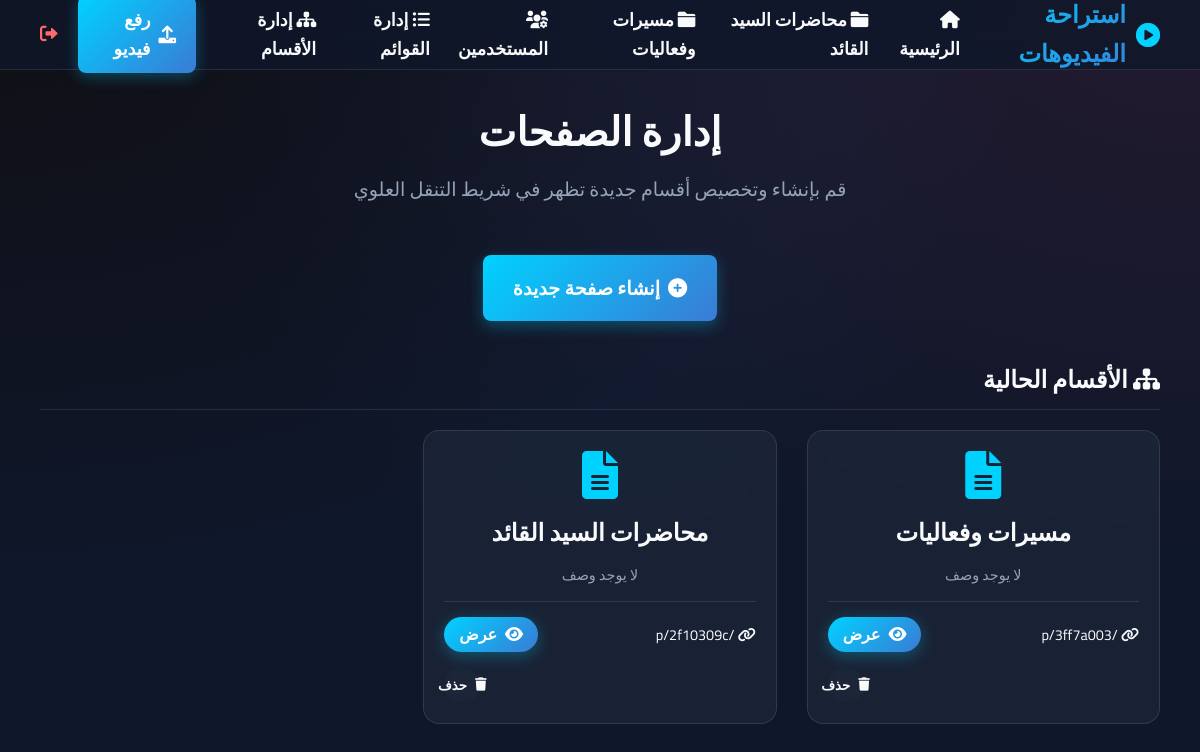
Page /manage_pages (signed in) on the committed database.
### models.py (models this page shows)
class CustomPage(db.Model):
    id = db.Column(db.Integer, primary_key=True)
    name = db.Column(db.String(100), nullable=False)
    slug = db.Column(db.String(100), nullable=False, unique=True)
    description = db.Column(db.Text, nullable=True)
    created_at = db.Column(db.DateTime, default=datetime.utcnow)
    playlists = db.relationship('Playlist', backref='custom_page', lazy=True)

### app.py (the view, shortened to what this page needs)
@app.route('/manage_pages', methods=['GET', 'POST'])
@admin_required
def manage_pages():
    import uuid
    pages = CustomPage.query.order_by(CustomPage.created_at.desc()).all()
    return render_template('manage_pages.html', pages=pages)

### app.py (called while the page is built)
def admin_required(f):
    @wraps(f)
    def decorated_function(*args, **kwargs):
        if not session.get('is_admin'):
            flash('يجب تسجيل الدخول كمسؤول للوصول إلى هذه الصفحة.', 'error')
            return redirect(url_for('login'))
        return f(*args, **kwargs)
    return decorated_function

@app.context_processor
def inject_globals():
    try:
        pages = CustomPage.query.order_by(CustomPage.created_at.asc()).all()
        return dict(custom_pages=pages, is_admin=session.get('is_admin', False))
    except:
        return dict(custom_pages=[], is_admin=False)

### templates/manage_pages.html (shortened to what this page needs)
{% extends "layout.html" %}
{% block content %}
<div class="search-section">
    <h1 class="page-title">إدارة الصفحات</h1>
    <p class="page-subtitle">قم بإنشاء وتخصيص أقسام جديدة تظهر في شريط التنقل العلوي</p>
</div>
<div style="text-align: center; margin-bottom: 40px;">
    <button type="button" class="btn-primary btn-lg" onclick="openCreatePageModal()" style="font-size: 1.2rem; padding: 15px 30px; box-shadow: 0 5px 15px rgba(0, 210, 255, 0.3);">
        <i class="fas fa-plus-circle"></i> إنشاء صفحة جديدة
    </button>
</div>
<h2 style="margin-bottom: 20px; border-bottom: 1px solid var(--glass-border); padding-bottom: 10px;">
    <i class="fas fa-sitemap"></i> الأقسام الحالية
</h2>
<div class="videos-grid">
    {% for page in pages %}
    <div class="video-card" style="padding: 20px; text-align: center; display: flex; flex-direction: column; justify-content: center; min-height: 200px;">
        <i class="fas fa-file-alt" style="font-size: 3rem; color: var(--primary-color); margin-bottom: 15px;"></i>
        <h3 style="font-size: 1.5rem; margin-bottom: 10px;">{{ page.name }}</h3>
        <p style="color: var(--text-muted); font-size: 0.9rem; margin-bottom: 15px;">
            {{ page.description or 'لا يوجد وصف' }}
        </p>
        <div style="margin-top: auto; display: flex; flex-direction: column; gap: 10px; border-top: 1px solid var(--glass-border); padding-top: 15px;">
            <div style="display: flex; justify-content: space-between; align-items: center;">
                <span style="font-size: 0.9rem;"><i class="fas fa-link"></i> /p/{{ page.slug }}</span>
                <a href="{{ url_for('view_page', slug=page.slug) }}" class="btn-primary" style="padding: 5px 15px; border-radius: 20px;">
                    <i class="fas fa-eye"></i> عرض
                </a>
            </div>
            <div style="display: flex; justify-content: flex-end; gap: 5px; margin-top: 5px;">
                <form action="{{ url_for('delete_page', page_id=page.id) }}" method="POST" style="display:inline;" onsubmit="return confirm('هل أنت متأكد من حذف هذه الصفحة نهائياً؟ القوائم المرتبطة بها لن تُحذف، سيتم فك ارتباطها فقط.');">
                    <button type="submit" class="btn-icon" title="حذف الصفحة" style="color: var(--error-color); border: none; background: transparent; padding: 5px; cursor: pointer;"><i class="fas fa-trash"></i> حذف</button>
                </form>
            </div>
        </div>
    </div>
    {% else %}
    <div class="no-videos">
        <i class="fas fa-network-wired"></i>
        <h3>لا توجد أي صفحات مخصصة بعد</h3>
        <p>قم بإنشاء صفحتك الأولى من الزر أعلاه لتظهر في شريط التنقل!</p>
    </div>
    {% endfor %}
</div>
{% endblock %}

### templates/layout.html (shortened to what this page needs)
<!DOCTYPE html>
<html lang="ar" dir="rtl">
<head>
    <link rel="stylesheet" href="{{ url_for('static', filename='css/style.css') }}">
    <link href="https://cdnjs.cloudflare.com/ajax/libs/font-awesome/6.0.0/css/all.min.css" rel="stylesheet">
</head>
<body>
    <nav class="navbar">
        <div class="nav-container">
            <a href="{{ url_for('index') }}" class="logo">
                <i class="fas fa-play-circle"></i> استراحة الفيديوهات
            </a>
            <div class="nav-links">
                <a href="{{ url_for('index') }}" class="nav-link"><i class="fas fa-home"></i> الرئيسية</a>
                {% for page in custom_pages %}
                <a href="{{ url_for('view_page', slug=page.slug) }}" class="nav-link"><i class="fas fa-folder"></i> {{ page.name }}</a>
                {% endfor %}
                {% if is_admin %}
                <a href="{{ url_for('manage_users') }}" class="nav-link"><i class="fas fa-users-cog"></i> المستخدمين</a>
                <a href="{{ url_for('manage_playlists') }}" class="nav-link"><i class="fas fa-list-ul"></i> إدارة القوائم</a>
                <a href="{{ url_for('manage_pages') }}" class="nav-link"><i class="fas fa-sitemap"></i> إدارة الأقسام</a>
                <a href="{{ url_for('upload_video') }}" class="nav-link btn-primary"><i class="fas fa-upload"></i> رفع فيديو</a>
                <a href="{{ url_for('logout') }}" class="nav-link" style="color: #ff6b6b;" title="تسجيل الخروج"><i class="fas fa-sign-out-alt"></i></a>
                {% else %}
                <a href="{{ url_for('login') }}" class="nav-link" title="دخول الإدارة"><i class="fas fa-user-shield"></i></a>
                {% endif %}
            </div>
        </div>
    </nav>
    <div class="container main-content">
        {% block content %}{% endblock %}
    </div>
</body>
</html>

### static/css/style.css (style rules this page uses)
:root { --primary-color: #00d2ff; --secondary-color: #3a7bd5; --dark-bg: #0f172a; --card-bg: rgba(30, 41, 59, 0.7); --text-main: #f8fafc; --text-muted: #94a3b8; --glass-border: rgba(255, 255, 255, 0.1); --glass-shadow: 0 8px 32px 0 rgba(0, 0, 0, 0.37); --danger: #ef4444; --success: #22c55e; }
* { margin: 0; padding: 0; box-sizing: border-box; font-family: 'Cairo', sans-serif; }
body { background-color: var(--dark-bg); background-image: radial-gradient(at 0% 0%, hsla(253, 16%, 7%, 1) 0, transparent 50%), radial-gradient(at 50% 0%, hsla(225, 39%, 30%, 0.2) 0, transparent 50%), radial-gradient(at 100% 0%, hsla(339, 49%, 30%, 0.2) 0, transparent 50%); background-size: cover; background-attachment: fixed; color: var(--text-main); min-height: 100vh; line-height: 1.6; }
h1, h2, h3, h4 { color: var(--text-main); font-weight: 700; }
a { text-decoration: none; color: inherit; transition: all 0.3s ease; }
.container { max-width: 1600px; margin: 0 auto; padding: 0 40px; }
.main-content { padding-top: 100px; padding-bottom: 50px; }
.btn-primary, .btn-secondary, .btn-icon { display: inline-flex; align-items: center; justify-content: center; gap: 8px; padding: 10px 20px; border-radius: 8px; font-weight: 600; cursor: pointer; border: none; transition: all 0.3s ease; }
.btn-primary { background: linear-gradient(135deg, var(--primary-color), var(--secondary-color)); color: white; box-shadow: 0 4px 15px rgba(0, 210, 255, 0.3); }
.btn-icon { padding: 8px; border-radius: 50%; background: rgba(255, 255, 255, 0.1); backdrop-filter: blur(5px); color: var(--text-main); width: 36px; height: 36px; }
.navbar { position: fixed; top: 0; left: 0; right: 0; height: 70px; background: rgba(15, 23, 42, 0.8); backdrop-filter: blur(15px); border-bottom: 1px solid var(--glass-border); z-index: 1000; }
.nav-container { max-width: 1600px; margin: 0 auto; padding: 0 40px; height: 100%; display: flex; justify-content: space-between; align-items: center; }
.logo { font-size: 1.5rem; font-weight: 700; display: flex; align-items: center; gap: 10px; background: linear-gradient(135deg, var(--primary-color), var(--secondary-color)); -webkit-background-clip: text; -webkit-text-fill-color: transparent; }
.logo i { -webkit-text-fill-color: var(--primary-color); }
.nav-links { display: flex; gap: 20px; align-items: center; }
.nav-link { font-weight: 600; font-size: 1.1rem; }
.search-section { text-align: center; margin-bottom: 50px; }
.page-title { font-size: 2.5rem; margin-bottom: 10px; }
.page-subtitle { color: var(--text-muted); font-size: 1.2rem; margin-bottom: 30px; }
.videos-grid { display: grid; grid-template-columns: repeat(auto-fill, minmax(350px, 1fr)); gap: 30px; }
.video-card { background: var(--card-bg); border-radius: 16px; overflow: hidden; border: 1px solid var(--glass-border); backdrop-filter: blur(10px); transition: transform 0.3s, box-shadow 0.3s; }
.btn-lg { padding: 15px; font-size: 1.1rem; }

### rows in the picture
CustomPage: name "محاضرات السيد القائد", description "لا يوجد وصف", slug "2f10309c"
CustomPage: name "مسيرات وفعاليات", description "لا يوجد وصف", slug "3ff7a003"
